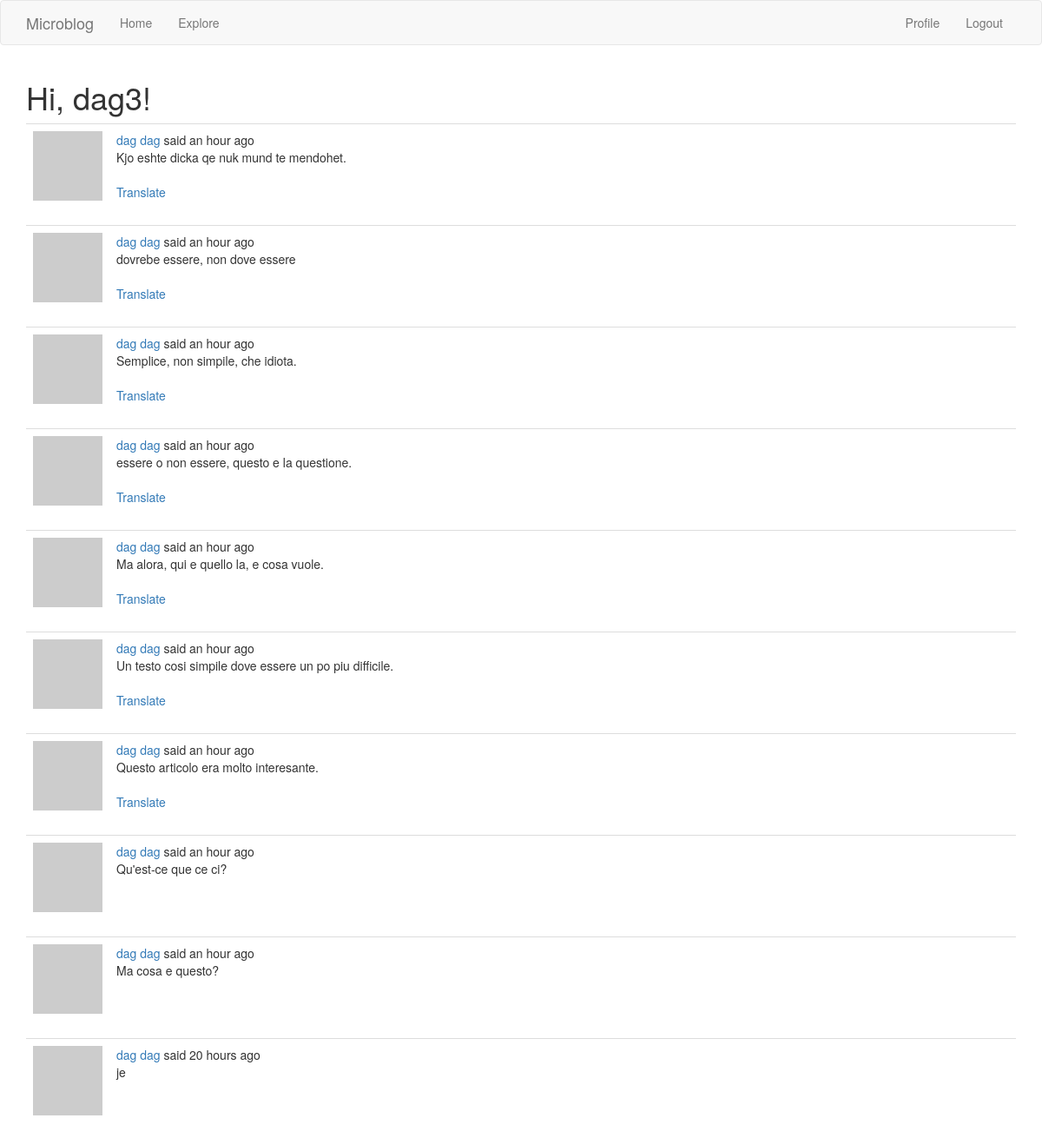
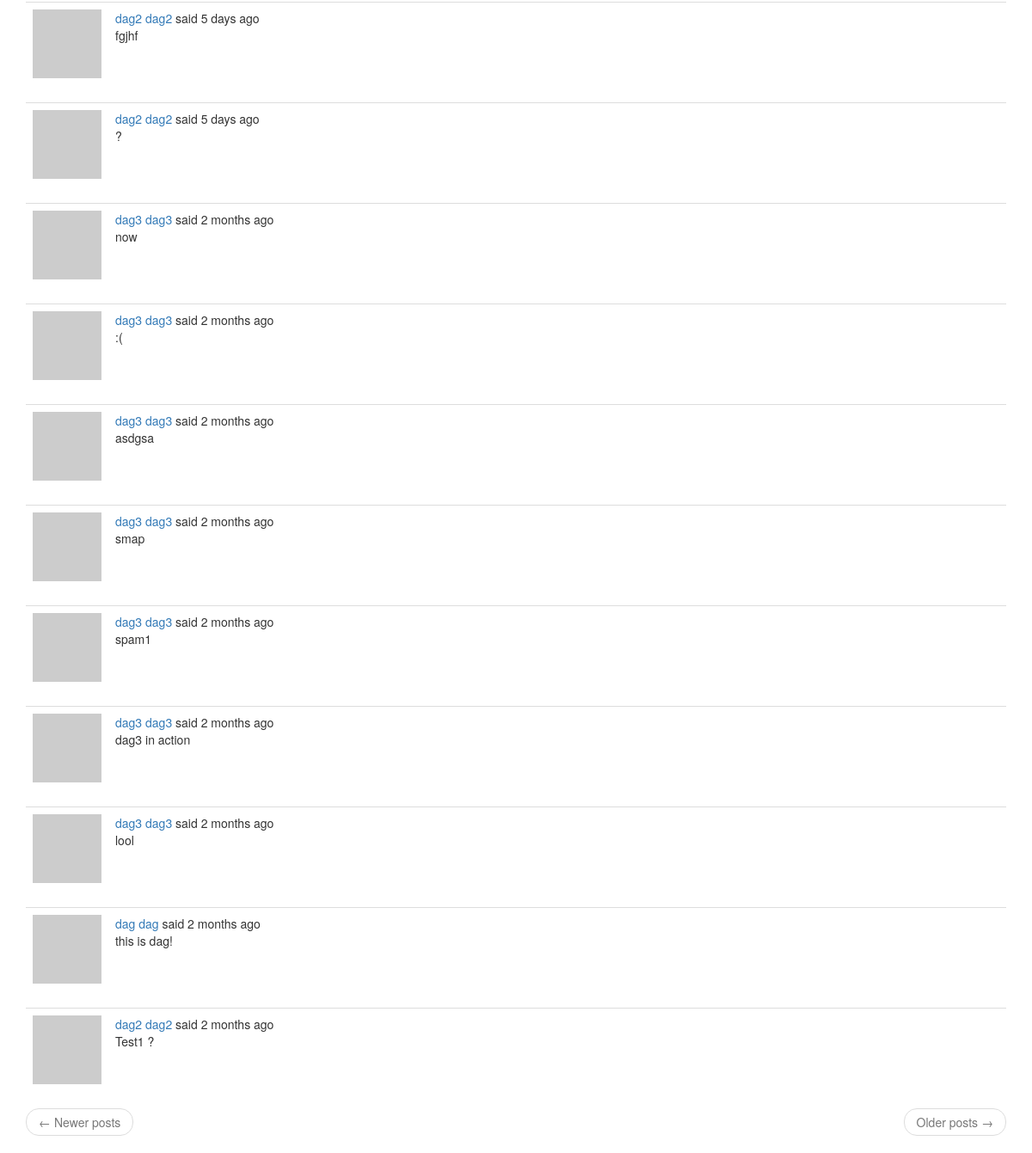
Screenshot of /explore (signed in) with the database file from the repository (2 pictures, top to bottom).
### app/models.py (models this page shows, shortened)
class User(UserMixin, db.Model):
    id = db.Column(db.Integer, primary_key=True)
    username = db.Column(db.String(64), index=True, unique=True)
    email = db.Column(db.String(120), index=True, unique=True)
    password_hash = db.Column(db.String(128))
    posts = db.relationship('Post', backref='author', lazy='dynamic')
    about_me = db.Column(db.String(140))
    last_seen = db.Column(db.DateTime, default=datetime.utcnow)
    followed = db.relationship(
        'User', secondary=followers,
        primaryjoin=(followers.c.follower_id == id),
        secondaryjoin=(followers.c.followed_id == id),
        backref=db.backref('followers', lazy='dynamic'), lazy='dynamic'
    )
    def avatar(self, size):
        digest = md5(self.email.lower().encode('utf-8')).hexdigest()
        return 'https://www.gravatar.com/avatar/{}?d=identicon&s={}'.format(digest, size)

class Post(db.Model):
    id = db.Column(db.Integer, primary_key=True)
    body = db.Column(db.String(140))
    timestamp = db.Column(db.DateTime, index=True, default=datetime.utcnow)
    user_id = db.Column(db.Integer, db.ForeignKey('user.id'))
    language = db.Column(db.String(5))

### app/routes.py (the view)
@app.route('/explore')
@login_required
def explore():
    page = request.args.get('page', 1, type=int)
    posts = Post.query.order_by(Post.timestamp.desc()).paginate(page, app.config['POSTS_PER_PAGE'], False)
    next_url = url_for('explore', page=posts.next_num) \
        if posts.has_next else None
    prev_url = url_for('explore', page=posts.prev_num) \
        if posts.has_prev else None
    return render_template('index.html', title='Explore', posts=posts.items, next_url=next_url, prev_url=prev_url)

### app/models.py (called while the page is built)
@login.user_loader
def load_user(id):
    return User.query.get(int(id))

### app/routes.py (called while the page is built)
@app.before_request
def before_request():
    if current_user.is_authenticated:
        current_user.last_seen = datetime.utcnow()
        db.session.commit()
    g.locale = str(get_locale())

### app/templates/index.html (shortened to what this page needs)
{% extends "base.html" %}
{%import 'bootstrap/wtf.html' as wtf%}
{% block app_content %}
    <h1>{{_('Hi, %(username)s!', username=current_user.username)}}</h1>
    {% for post in posts %}
        {% include '_post.html' %}
    {% endfor %}
    <nav aria-label="...">
        <ul class="pager">
            <li class="previous{%if not prev_url%} disabled{%endif%}">
                <a href="{{prev_url or '#'}}">
                    <span aria-hidden="true">&larr;</span> {{_('Newer posts')}}
                </a>
            </li>
            <li class="next{%if not next_url%} disabled{%endif%}">
                <a href="{{next_url or '#'}}">
                    {{_('Older posts')}} <span aria-hidden="true">&rarr;</span>
                </a>
            </li>
        </ul>
    </nav>
{% endblock %}

### app/templates/_post.html (shortened to what this page needs)
<table class="table talbe-hover">
    <tr>
        <td width="70px">
            <a href="{{url_for('user', username=current_user.username)}}">
                <img src="{{ post.author.avatar(70) }}"/>
            </a>
        </td>
        <td>
            <a href="{{ url_for('user', username=post.author.username) }}">
                    {{ post.author.username }}
            </a>
            {{_('%(username)s said %(when)s',
            username=user_link, when=moment(post.timestamp).fromNow() )}}
            <br>
            <span id="post{{post.id}}">{{ post.body }}</span>
            {%if post.language and post.language != g.locale%}
            <br><br>
            <span id="translation{{ post.id }}">
                    <a href="javascript:translate('#post{{ post.id }}','#translation{{ post.id }}','{{ post.language }}','{{ g.locale }}');">{{ _('Translate') }}</a>
            </span>
            {%endif%}
        </td>
    </tr>
</table>

### rows the page displays
Post: author.username "dag", body "Kjo eshte dicka qe nuk mund te mendohet."
Post: author.username "dag", body "dovrebe essere, non dove essere"
Post: author.username "dag", body "Semplice, non simpile, che idiota."
Post: author.username "dag", body "essere o non essere, questo e la questione."
Post: author.username "dag", body "Ma alora, qui e quello la, e cosa vuole."
Post: author.username "dag", body "Un testo cosi simpile dove essere un po piu difficile."
Post: author.username "dag", body "Questo articolo era molto interesante."
Post: author.username "dag", body "Qu'est-ce que ce ci?"
Post: author.username "dag", body "Ma cosa e questo?"
Post: author.username "dag", body "je"
Post: author.username "dag2", body "fgjhf"
Post: author.username "dag2", body "?"
Post: author.username "dag3", body "now"
Post: author.username "dag3", body ":("
Post: author.username "dag3", body "asdgsa"
Post: author.username "dag3", body "smap"
Post: author.username "dag3", body "spam1"
Post: author.username "dag3", body "dag3 in action"
Post: author.username "dag3", body "lool"
Post: author.username "dag", body "this is dag!"
Post: author.username "dag2", body "Test1 ?"
